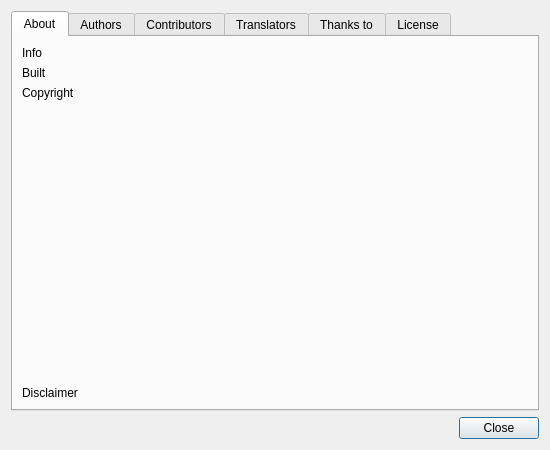
<?xml version="1.0" encoding="UTF-8"?>
<ui version="4.0">
 <class>AboutDialog</class>
 <widget class="QDialog" name="AboutDialog">
  <property name="geometry">
   <rect>
    <x>0</x>
    <y>0</y>
    <width>550</width>
    <height>450</height>
   </rect>
  </property>
  <property name="minimumSize">
   <size>
    <width>550</width>
    <height>450</height>
   </size>
  </property>
  <property name="maximumSize">
   <size>
    <width>550</width>
    <height>450</height>
   </size>
  </property>
  <property name="windowIcon">
   <iconset resource="OpenRcon.qrc">
    <normaloff>:/icons/openrcon.png</normaloff>:/icons/openrcon.png</iconset>
  </property>
  <property name="styleSheet">
   <string notr="true"/>
  </property>
  <layout class="QGridLayout" name="gridLayout_2">
   <item row="1" column="1">
    <widget class="QPushButton" name="pushButton_ab_close">
     <property name="text">
      <string>Close</string>
     </property>
    </widget>
   </item>
   <item row="0" column="0" colspan="2">
    <widget class="QTabWidget" name="tabWidget">
     <property name="accessibleName">
      <string notr="true"/>
     </property>
     <property name="accessibleDescription">
      <string notr="true"/>
     </property>
     <property name="currentIndex">
      <number>0</number>
     </property>
     <widget class="QWidget" name="tab_ab">
      <attribute name="title">
       <string>About</string>
      </attribute>
      <layout class="QGridLayout" name="gridLayout_4">
       <item row="0" column="0" rowspan="2">
        <widget class="QLabel" name="label_ab_info">
         <property name="styleSheet">
          <string notr="true"/>
         </property>
         <property name="text">
          <string notr="true">Info</string>
         </property>
        </widget>
       </item>
       <item row="5" column="0">
        <spacer name="verticalSpacer">
         <property name="orientation">
          <enum>Qt::Vertical</enum>
         </property>
         <property name="sizeHint" stdset="0">
          <size>
           <width>20</width>
           <height>40</height>
          </size>
         </property>
        </spacer>
       </item>
       <item row="2" column="0">
        <widget class="QLabel" name="label_ab_built">
         <property name="text">
          <string>Built</string>
         </property>
        </widget>
       </item>
       <item row="3" column="0">
        <widget class="QLabel" name="label_ab_copyright">
         <property name="text">
          <string>Copyright</string>
         </property>
        </widget>
       </item>
       <item row="6" column="0">
        <widget class="QLabel" name="label_ab_disclaimer">
         <property name="text">
          <string>Disclaimer</string>
         </property>
        </widget>
       </item>
      </layout>
     </widget>
     <widget class="QWidget" name="tab_ah">
      <attribute name="title">
       <string>Authors</string>
      </attribute>
      <layout class="QGridLayout" name="gridLayout">
       <property name="leftMargin">
        <number>0</number>
       </property>
       <property name="topMargin">
        <number>0</number>
       </property>
       <property name="rightMargin">
        <number>0</number>
       </property>
       <property name="bottomMargin">
        <number>0</number>
       </property>
       <property name="spacing">
        <number>0</number>
       </property>
       <item row="0" column="0">
        <widget class="QTextBrowser" name="textBrowser_au">
         <property name="accessibleName">
          <string/>
         </property>
         <property name="accessibleDescription">
          <string/>
         </property>
         <property name="frameShape">
          <enum>QFrame::NoFrame</enum>
         </property>
         <property name="frameShadow">
          <enum>QFrame::Sunken</enum>
         </property>
         <property name="html">
          <string notr="true">&lt;!DOCTYPE HTML PUBLIC &quot;-//W3C//DTD HTML 4.0//EN&quot; &quot;http://www.w3.org/TR/REC-html40/strict.dtd&quot;&gt;
&lt;html&gt;&lt;head&gt;&lt;meta name=&quot;qrichtext&quot; content=&quot;1&quot; /&gt;&lt;style type=&quot;text/css&quot;&gt;
p, li { white-space: pre-wrap; }
&lt;/style&gt;&lt;/head&gt;&lt;body style=&quot; font-family:'Ubuntu'; font-size:11pt; font-weight:400; font-style:normal;&quot;&gt;
&lt;p style=&quot;-qt-paragraph-type:empty; margin-top:0px; margin-bottom:0px; margin-left:0px; margin-right:0px; -qt-block-indent:0; text-indent:0px; font-family:'MS Shell Dlg 2'; font-size:8pt;&quot;&gt;&lt;br /&gt;&lt;/p&gt;&lt;/body&gt;&lt;/html&gt;</string>
         </property>
         <property name="openExternalLinks">
          <bool>true</bool>
         </property>
        </widget>
       </item>
      </layout>
     </widget>
     <widget class="QWidget" name="tab_cb">
      <attribute name="title">
       <string>Contributors</string>
      </attribute>
      <layout class="QGridLayout" name="gridLayout_7">
       <property name="leftMargin">
        <number>0</number>
       </property>
       <property name="topMargin">
        <number>0</number>
       </property>
       <property name="rightMargin">
        <number>0</number>
       </property>
       <property name="bottomMargin">
        <number>0</number>
       </property>
       <property name="spacing">
        <number>0</number>
       </property>
       <item row="0" column="0">
        <widget class="QTextBrowser" name="textBrowser_cb">
         <property name="frameShape">
          <enum>QFrame::NoFrame</enum>
         </property>
         <property name="html">
          <string notr="true">&lt;!DOCTYPE HTML PUBLIC &quot;-//W3C//DTD HTML 4.0//EN&quot; &quot;http://www.w3.org/TR/REC-html40/strict.dtd&quot;&gt;
&lt;html&gt;&lt;head&gt;&lt;meta name=&quot;qrichtext&quot; content=&quot;1&quot; /&gt;&lt;style type=&quot;text/css&quot;&gt;
p, li { white-space: pre-wrap; }
&lt;/style&gt;&lt;/head&gt;&lt;body style=&quot; font-family:'Ubuntu'; font-size:11pt; font-weight:400; font-style:normal;&quot;&gt;
&lt;p style=&quot;-qt-paragraph-type:empty; margin-top:0px; margin-bottom:0px; margin-left:0px; margin-right:0px; -qt-block-indent:0; text-indent:0px; font-family:'MS Shell Dlg 2'; font-size:8pt;&quot;&gt;&lt;br /&gt;&lt;/p&gt;&lt;/body&gt;&lt;/html&gt;</string>
         </property>
        </widget>
       </item>
      </layout>
     </widget>
     <widget class="QWidget" name="tab_tr">
      <attribute name="title">
       <string>Translators</string>
      </attribute>
      <layout class="QGridLayout" name="gridLayout_5">
       <property name="leftMargin">
        <number>0</number>
       </property>
       <property name="topMargin">
        <number>0</number>
       </property>
       <property name="rightMargin">
        <number>0</number>
       </property>
       <property name="bottomMargin">
        <number>0</number>
       </property>
       <property name="spacing">
        <number>0</number>
       </property>
       <item row="0" column="0">
        <widget class="QTextBrowser" name="textBrowser_tr">
         <property name="accessibleName">
          <string notr="true"/>
         </property>
         <property name="accessibleDescription">
          <string notr="true"/>
         </property>
         <property name="frameShape">
          <enum>QFrame::NoFrame</enum>
         </property>
         <property name="html">
          <string notr="true">&lt;!DOCTYPE HTML PUBLIC &quot;-//W3C//DTD HTML 4.0//EN&quot; &quot;http://www.w3.org/TR/REC-html40/strict.dtd&quot;&gt;
&lt;html&gt;&lt;head&gt;&lt;meta name=&quot;qrichtext&quot; content=&quot;1&quot; /&gt;&lt;style type=&quot;text/css&quot;&gt;
p, li { white-space: pre-wrap; }
&lt;/style&gt;&lt;/head&gt;&lt;body style=&quot; font-family:'Ubuntu'; font-size:11pt; font-weight:400; font-style:normal;&quot;&gt;
&lt;p style=&quot;-qt-paragraph-type:empty; margin-top:0px; margin-bottom:0px; margin-left:0px; margin-right:0px; -qt-block-indent:0; text-indent:0px; font-family:'MS Shell Dlg 2'; font-size:8pt;&quot;&gt;&lt;br /&gt;&lt;/p&gt;&lt;/body&gt;&lt;/html&gt;</string>
         </property>
         <property name="openExternalLinks">
          <bool>true</bool>
         </property>
        </widget>
       </item>
      </layout>
     </widget>
     <widget class="QWidget" name="tab_th">
      <attribute name="title">
       <string>Thanks to</string>
      </attribute>
      <layout class="QGridLayout" name="gridLayout_6">
       <item row="0" column="0">
        <widget class="QLabel" name="label_th">
         <property name="text">
          <string notr="true"/>
         </property>
         <property name="alignment">
          <set>Qt::AlignLeading|Qt::AlignLeft|Qt::AlignTop</set>
         </property>
         <property name="margin">
          <number>0</number>
         </property>
        </widget>
       </item>
       <item row="1" column="0">
        <spacer name="verticalSpacer_2">
         <property name="orientation">
          <enum>Qt::Vertical</enum>
         </property>
         <property name="sizeHint" stdset="0">
          <size>
           <width>20</width>
           <height>40</height>
          </size>
         </property>
        </spacer>
       </item>
      </layout>
     </widget>
     <widget class="QWidget" name="tab_license">
      <attribute name="title">
       <string>License</string>
      </attribute>
      <layout class="QGridLayout" name="gridLayout_3">
       <property name="leftMargin">
        <number>0</number>
       </property>
       <property name="topMargin">
        <number>0</number>
       </property>
       <property name="rightMargin">
        <number>0</number>
       </property>
       <property name="bottomMargin">
        <number>0</number>
       </property>
       <property name="spacing">
        <number>0</number>
       </property>
       <item row="0" column="0">
        <widget class="QTextBrowser" name="textBrowser_li">
         <property name="frameShape">
          <enum>QFrame::NoFrame</enum>
         </property>
         <property name="html">
          <string notr="true">&lt;!DOCTYPE HTML PUBLIC &quot;-//W3C//DTD HTML 4.0//EN&quot; &quot;http://www.w3.org/TR/REC-html40/strict.dtd&quot;&gt;
&lt;html&gt;&lt;head&gt;&lt;meta name=&quot;qrichtext&quot; content=&quot;1&quot; /&gt;&lt;style type=&quot;text/css&quot;&gt;
p, li { white-space: pre-wrap; }
&lt;/style&gt;&lt;/head&gt;&lt;body style=&quot; font-family:'Ubuntu'; font-size:11pt; font-weight:400; font-style:normal;&quot;&gt;
&lt;p style=&quot;-qt-paragraph-type:empty; margin-top:0px; margin-bottom:0px; margin-left:0px; margin-right:0px; -qt-block-indent:0; text-indent:0px; font-family:'MS Shell Dlg 2'; font-size:8pt;&quot;&gt;&lt;br /&gt;&lt;/p&gt;&lt;/body&gt;&lt;/html&gt;</string>
         </property>
        </widget>
       </item>
      </layout>
     </widget>
    </widget>
   </item>
   <item row="1" column="0">
    <spacer name="horizontalSpacer">
     <property name="orientation">
      <enum>Qt::Horizontal</enum>
     </property>
     <property name="sizeHint" stdset="0">
      <size>
       <width>40</width>
       <height>20</height>
      </size>
     </property>
    </spacer>
   </item>
  </layout>
 </widget>
 <tabstops>
  <tabstop>pushButton_ab_close</tabstop>
  <tabstop>tabWidget</tabstop>
  <tabstop>textBrowser_au</tabstop>
  <tabstop>textBrowser_cb</tabstop>
  <tabstop>textBrowser_tr</tabstop>
  <tabstop>textBrowser_li</tabstop>
 </tabstops>
 <resources>
  <include location="OpenRcon.qrc"/>
 </resources>
 <connections/>
</ui>
